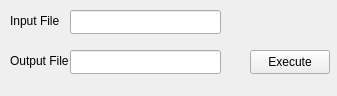
<?xml version="1.0" encoding="UTF-8"?>
<ui version="4.0">
 <class>task6</class>
 <widget class="QWidget" name="task6">
  <property name="geometry">
   <rect>
    <x>0</x>
    <y>0</y>
    <width>337</width>
    <height>96</height>
   </rect>
  </property>
  <property name="windowTitle">
   <string>Form</string>
  </property>
  <widget class="QLineEdit" name="fin">
   <property name="geometry">
    <rect>
     <x>70</x>
     <y>10</y>
     <width>151</width>
     <height>24</height>
    </rect>
   </property>
  </widget>
  <widget class="QLineEdit" name="fout">
   <property name="geometry">
    <rect>
     <x>70</x>
     <y>50</y>
     <width>151</width>
     <height>24</height>
    </rect>
   </property>
  </widget>
  <widget class="QPushButton" name="execute">
   <property name="geometry">
    <rect>
     <x>250</x>
     <y>50</y>
     <width>80</width>
     <height>24</height>
    </rect>
   </property>
   <property name="text">
    <string>Execute</string>
   </property>
  </widget>
  <widget class="QLabel" name="label">
   <property name="geometry">
    <rect>
     <x>10</x>
     <y>10</y>
     <width>51</width>
     <height>21</height>
    </rect>
   </property>
   <property name="text">
    <string>Input File</string>
   </property>
  </widget>
  <widget class="QLabel" name="label_2">
   <property name="geometry">
    <rect>
     <x>10</x>
     <y>50</y>
     <width>61</width>
     <height>21</height>
    </rect>
   </property>
   <property name="text">
    <string>Output File</string>
   </property>
  </widget>
 </widget>
 <resources/>
 <connections/>
</ui>
